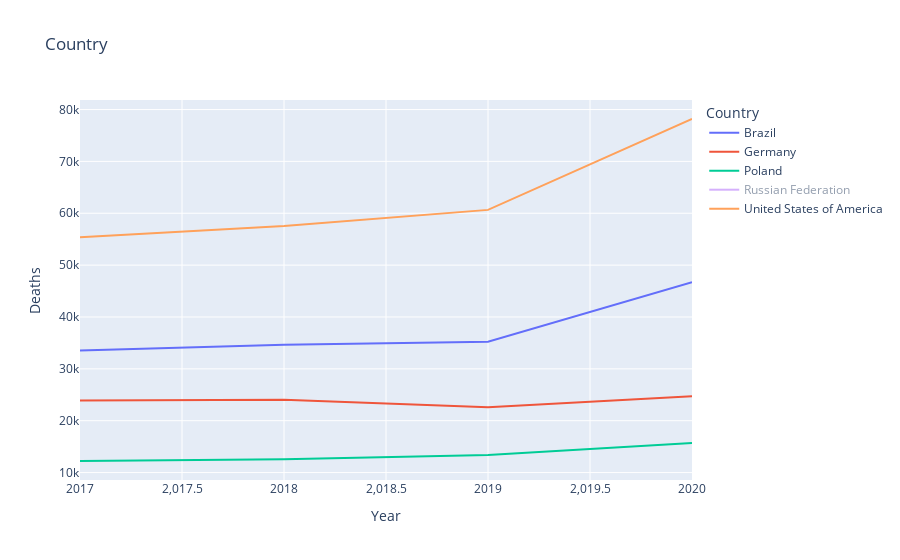

Notebook code cell kept with this figure:
### Code cell
# filter for years of interest
years_of_interest = [2017, 2018, 2019, 2020]
filtered_data = substance_trend_by_country[substance_trend_by_country['Year'].isin(years_of_interest)] 

#Sum of total deaths by country
country_death_totals = filtered_data.groupby('Country')['Deaths'].sum().reset_index()

# Top 5 by death count
top_5_countries = country_death_totals.nlargest(5, 'Deaths')['Country']

# filtered data
filtered_data_top_5 = filtered_data[filtered_data['Country'].isin(top_5_countries)]

# Plotting
fig = px.line(filtered_data_top_5, x='Year', y='Deaths', color='Country',
              title='Top 5 substance-related Deaths (2017 - 2020)',
              labels={'Deaths': 'Number of Deaths'})

fig.update_layout(xaxis_title="Year", yaxis_title='Deaths', title="Country")
fig.show()

### Figure 1 — Plotly figure (JSON) as saved in the notebook; plotly's stock layout.template omitted (floating-point values rounded to 4 significant figures)
{"data": [{"hovertemplate": "Country=Brazil<br>Year=%{x}<br>Number of Deaths=%{y}<extra></extra>", "legendgroup": "Brazil", "line": {"color": "#636efa", "dash": "solid"}, "marker": {"symbol": "circle"}, "mode": "lines", "name": "Brazil", "orientation": "v", "showlegend": true, "type": "scatter", "x": [2017, 2018, 2019, 2020], "xaxis": "x", "y": [33524, 34652, 35216, 46708], "yaxis": "y"}, {"hovertemplate": "Country=Germany<br>Year=%{x}<br>Number of Deaths=%{y}<extra></extra>", "legendgroup": "Germany", "line": {"color": "#EF553B", "dash": "solid"}, "marker": {"symbol": "circle"}, "mode": "lines", "name": "Germany", "orientation": "v", "showlegend": true, "type": "scatter", "x": [2017, 2018, 2019, 2020], "xaxis": "x", "y": [23884, 24036, 22600, 24708], "yaxis": "y"}, {"hovertemplate": "Country=Poland<br>Year=%{x}<br>Number of Deaths=%{y}<extra></extra>", "legendgroup": "Poland", "line": {"color": "#00cc96", "dash": "solid"}, "marker": {"symbol": "circle"}, "mode": "lines", "name": "Poland", "orientation": "v", "showlegend": true, "type": "scatter", "x": [2017, 2018, 2019, 2020], "xaxis": "x", "y": [12232, 12552, 13388, 15724], "yaxis": "y"}, {"hovertemplate": "Country=Russian Federation<br>Year=%{x}<br>Number of Deaths=%{y}<extra></extra>", "legendgroup": "Russian Federation", "line": {"color": "#ab63fa", "dash": "solid"}, "marker": {"symbol": "circle"}, "mode": "lines", "name": "Russian Federation", "orientation": "v", "showlegend": true, "type": "scatter", "visible": "legendonly", "x": [2017, 2018, 2019], "xaxis": "x", "y": [18604, 21548, 19832], "yaxis": "y"}, {"hovertemplate": "Country=United States of America<br>Year=%{x}<br>Number of Deaths=%{y}<extra></extra>", "legendgroup": "United States of America", "line": {"color": "#FFA15A", "dash": "solid"}, "marker": {"symbol": "circle"}, "mode": "lines", "name": "United States of America", "orientation": "v", "showlegend": true, "type": "scatter", "x": [2017, 2018, 2019, 2020], "xaxis": "x", "y": [55356, 57560, 60652, 78176], "yaxis": "y"}], "layout": {"autosize": true, "legend": {"title": {"text": "Country"}, "tracegroupgap": 0}, "title": {"text": "Country"}, "xaxis": {"anchor": "y", "autorange": true, "domain": [0, 1], "range": [2017, 2020], "title": {"text": "Year"}, "type": "linear"}, "yaxis": {"anchor": "x", "autorange": true, "domain": [0, 1], "range": [8568.0, 81840.0], "title": {"text": "Deaths"}, "type": "linear"}}}
